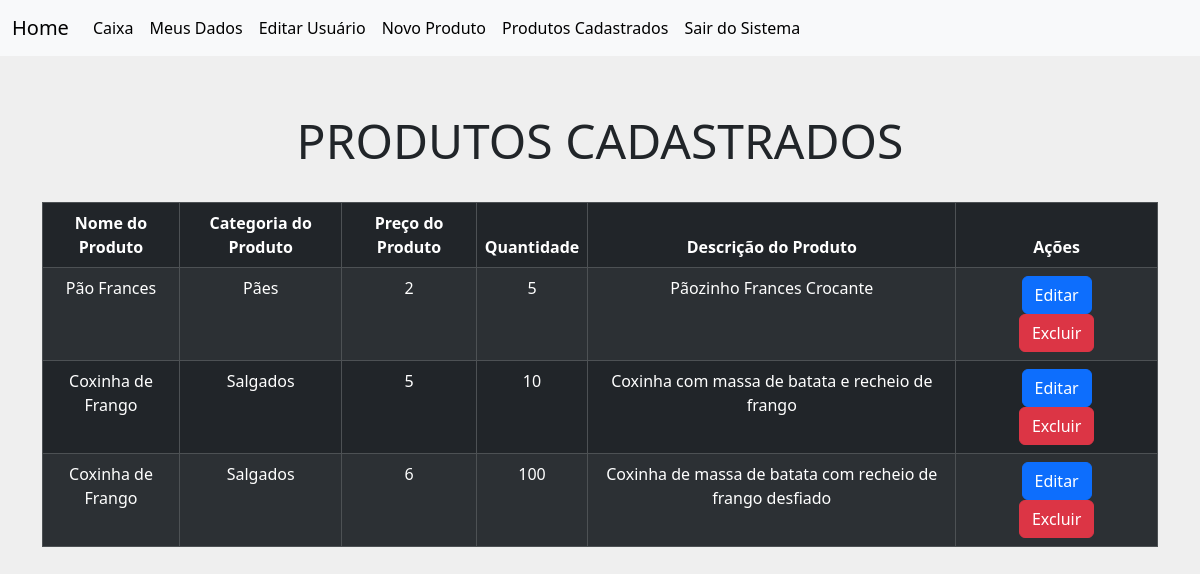
The app's page /produtos (signed in) with its own data.
### models/modelos.py (models this page shows, shortened)
class Produtos(db.Model):
    id = db.Column(db.Integer, primary_key=True)
    nome = db.Column(db.String(60), nullable=False)
    categoria = db.Column(db.String(50), nullable=False)
    preco = db.Column(db.Integer, nullable=False)
    quantidade = db.Column(db.Integer, nullable=False)
    descricao = db.Column(db.String(200), nullable=False)

### views.py (the view)
@app.route('/produtos')
@login_required
def produtos():
    lista = Produtos.query.order_by(Produtos.id)
    return render_template('lista_produtos.html',produtos= lista)

### models/modelos.py (called while the page is built)
@login_manager.user_loader
def get_user(user_id):
    return Usuarios.query.filter_by(id=user_id).first()

### templates/lista_produtos.html (shortened to what this page needs)
{% extends 'bases/base_logado.html' %}
{% block customCSS %}
<link rel="stylesheet" href="{{ url_for('static', filename='css/style_lista.css')}}">
{% endblock %}
{% block content %}
    <div class="container">
        <div class="page-header pai__tit">
            <h3 class="tit__principal">PRODUTOS CADASTRADOS</h3>
        </div>
        <table class="table table-dark table-striped table-responsive table-bordered tabela ">
            <thead class="thead-default">
                <tr>
                    <th>Nome do Produto</th>
                    <th>Categoria do Produto</th>
                    <th>Preço do Produto</th>
                    <th>Quantidade</th>
                    <th>Descrição do Produto</th>
                    <th>Ações</th>
                </tr>
            </thead>
            <tbody>
                {% for produto in produtos %}
                    <tr>
                        <td>{{produto.nome}}</td>
                        <td>{{produto.categoria}}</td>
                        <td>{{produto.preco}}</td>
                        <td>{{produto.quantidade}}</td>
                        <td>{{produto.descricao}}</td>
                        <td>
                            <a class="btn btn-primary bts"  href="{{ url_for('editar_produtos', id=current_user.id) }}">Editar</a>
                            <a class="btn btn-danger bts" href="{{ url_for('deletar_produto', id=current_user.id) }}">Excluir</a>
                        </td>
                    </tr>
                {% endfor %}
            </tbody>
        </table>
    </div>
{% endblock %}

### static/css/style_lista.css (style rules this page uses)
:root { --cor-principal: #efefef; --cor-secundaria: #6B6FDE; --cor-preta: #000000; --fonte-principal: 'Montserrat', sans-serif; }
* { margin: 0; padding: 0; box-sizing: border-box; }
body { background-color: var(--cor-principal); }
.tabela { text-align: center; }
.pai__tit { display: flex; justify-content: center; padding: 2.5em 0 1.5em 0; }
.tit__principal { font-size: 48px; font-weight: 500; }
.bts { margin: 0 1em; }

### records on screen
Produtos: nome "Pão Frances", categoria "Pães", preco "2", quantidade "5", descricao "Pãozinho Frances Crocante"
Produtos: nome "Coxinha de Frango", categoria "Salgados", preco "5", quantidade "10", descricao "Coxinha com massa de batata e recheio de frango"
Produtos: nome "Coxinha de Frango", categoria "Salgados", preco "6", quantidade "100", descricao "Coxinha de massa de batata com recheio de frango desfiado"
